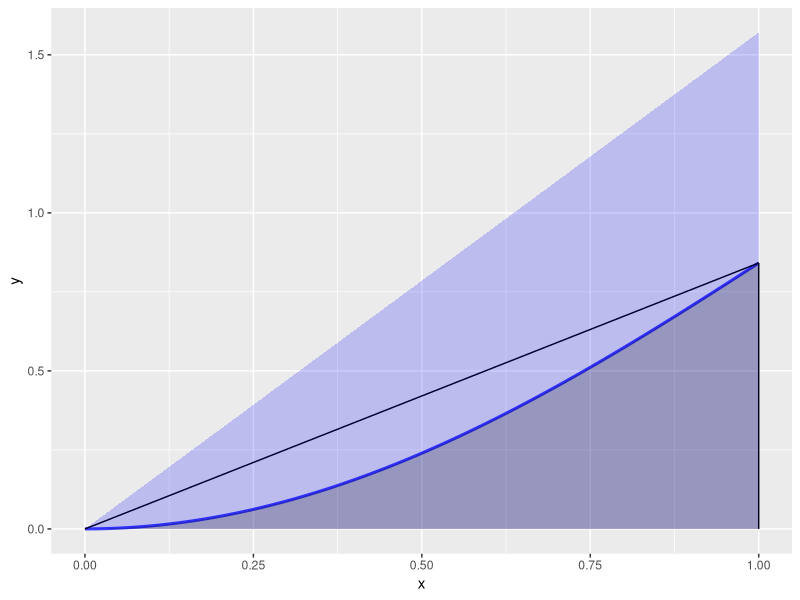

Generate this figure with R:
library("polynom")
library("ggplot2")

f1 <- function(x) {
  return(x*sin(x))
}

df <- data.frame(cbind(c(0, 1, 1, 0), c(0, pi/2, 0, 0)))
curvedf <- data.frame(cbind(c(0, pi/8, pi/4), c(0, f1(pi/8), f1(pi/4))))
poly.calc(curvedf$X1, curvedf$X2)


ggplot(data = data.frame(x = 0), mapping = aes(x = x)) + 
  stat_function(fun = f1, size = 1.05, alpha = 0.75, color='blue') + 
  geom_segment(aes(x = 0, y = 0, xend = 1, yend = f1(1))) + 
  geom_segment(aes(x = 1, y = 0, xend = 1, yend = f1(1))) + 
  geom_polygon(data = df, aes(x=X1, y=X2), fill = 'blue', alpha = 0.2) + 
  geom_area(stat = 'function', fun = f1, fill = 'black', alpha = 0.2, xlim = c(0, 1)) + 
  xlim(c(0,1))

trapezoid <- function(f, a, b) {
  if (is.function(f) == FALSE) {
    stop('f must be a function with one parameter (variable)')
  }
  
  h <- b - a
  
  fxdx <- (h / 2) * (f(a) + f(b))
  
  return(fxdx)
}
trapezoid(f1, 0, 1)

simpsons.rule <- function(f, a, b) {
  if (is.function(f) == FALSE) {
    stop('f must be a function with one parameter (variable)')
  }
  
  h <- (b - a) / 2
  x0 <- a
  x1 <- a + h
  x2 <- b
  
  s <- (h / 3) * (f(x0) + 4 * f(x1) + f(x2))
  
  return(s)
}
simpsons.rule(f1, 0, 1)






